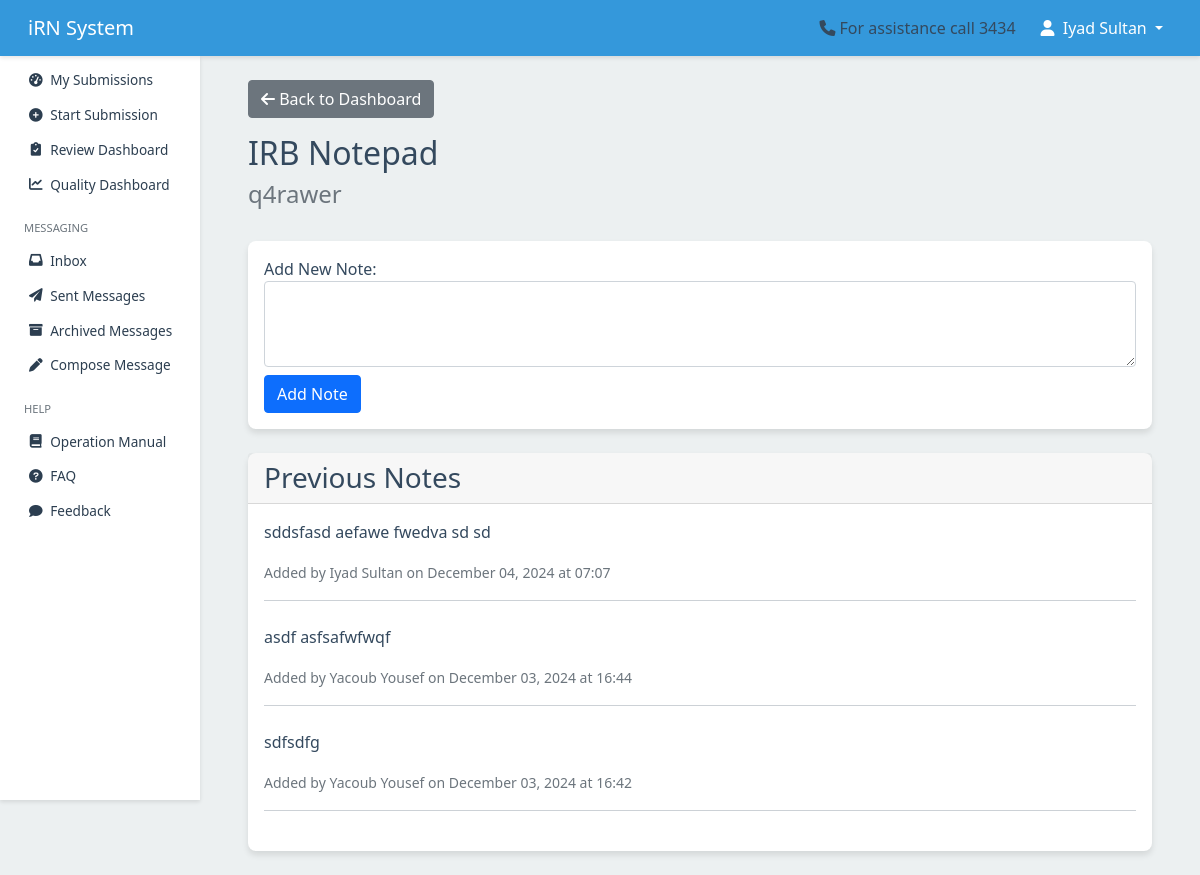
The app's page /review/submission/54/notepad/IRB/ (signed in) with its own data.
### submission/models.py (models this page shows, shortened)
class Submission(models.Model):
    temporary_id = models.AutoField(primary_key=True)
    khcc_number = models.CharField(max_length=20, blank=True, null=True, unique=True)
    title = models.CharField(max_length=255)
    primary_investigator = models.ForeignKey(
        User, related_name='primary_investigations', on_delete=models.CASCADE
    )
    study_type = models.ForeignKey(StudyType, on_delete=models.SET_NULL, null=True)
    status = models.CharField(
        max_length=50,
        choices=get_submission_status_choices,
        default='draft'
    )
    date_created = models.DateTimeField(auto_now_add=True)
    last_modified = models.DateTimeField(auto_now=True)
    date_submitted = models.DateTimeField(blank=True, null=True)
    version = models.PositiveIntegerField(default=1)
    is_locked = models.BooleanField(default=False)
    is_archived = models.BooleanField(default=False)
    archived_at = models.DateTimeField(null=True, blank=True)
    show_in_irb = models.BooleanField(default=False, help_text="Toggle visibility for IRB members")
    show_in_rc = models.BooleanField(default=False, help_text="Toggle visibility for RC members")
    submitted_by = models.ForeignKey(
        User,
        related_name='submitted_submissions',
        on_delete=models.SET_NULL,
        null=True,
        blank=True,
        help_text="User who submitted the submission"
    )

### review/models.py (models this page shows)
class NotepadEntry(models.Model):
    NOTEPAD_TYPES = [
        ('OSAR', 'OSAR'),
        ('IRB', 'IRB'),
        ('RC', 'RC'),
    ]
    submission = models.ForeignKey(Submission, on_delete=models.CASCADE, related_name='notepad_entries')
    notepad_type = models.CharField(max_length=10, choices=NOTEPAD_TYPES)
    text = models.TextField()
    created_by = models.ForeignKey(User, on_delete=models.CASCADE, related_name='created_notes')
    created_at = models.DateTimeField(auto_now_add=True)
    read_by = models.ManyToManyField(User, related_name='read_notes', blank=True)
    class Meta:
        verbose_name = 'Notepad Entry'
        verbose_name_plural = 'Notepad Entries'
        ordering = ['-created_at']
        db_table = 'review_notepad_entry'

### users/models.py (models this page shows, shortened)
class UserProfile(models.Model):
    user = models.OneToOneField(
        User,
        on_delete=models.CASCADE,
        related_name='userprofile'
    )
    institution = models.CharField(
        max_length=255,
        default='King Hussein Cancer Center'
    )
    mobile = models.CharField(
        max_length=20,
        blank=True,
        null=True,
        default='',
        validators=[phone_regex]
    )
    khcc_employee_number = models.CharField(
        max_length=20,
        blank=True,
        null=True,
        unique=True,
        validators=[
            RegexValidator(
                regex=r'^[A-Za-z0-9]+$',
                message='Employee number can only contain letters and numbers.'
            )
        ]
    )
    title = models.CharField(
        max_length=255,
        blank=True,
        null=True
    )
    role = models.CharField(
        max_length=50,
        choices=USER_ROLE_CHOICES,
        blank=True,
        null=True
    )
    groups = models.ManyToManyField(
        Group,
        related_name='user_profiles',
        blank=True
    )
    photo = models.ImageField(
        upload_to='photos/',
        blank=True,
        null=True
    )
    is_approved = models.BooleanField(default=False)
    full_name = models.CharField(
        max_length=255,
        default='',
        help_text='Full name (at least two names required)',
        validators=[validate_full_name]
    )
    class Meta:
        ordering = ['user__username']
        indexes = [
            models.Index(fields=['is_approved']),
            models.Index(fields=['role'])
        ]

### review/views.py (the view, shortened to what this page needs)
@login_required
def view_notepad(request, submission_id, notepad_type):
    if not request.user.groups.filter(name=notepad_type).exists():
        messages.error(request, f"You don't have permission to view {notepad_type} notepad.")
        return redirect('review:review_dashboard')
    submission = get_object_or_404(
        Submission.objects.select_related('primary_investigator__userprofile'),
        pk=submission_id
    )
    try:
        with transaction.atomic():
            notes = NotepadEntry.objects.filter(
                submission=submission,
                notepad_type=notepad_type
            ).select_related(
                'created_by',
                'created_by__userprofile'
            ).prefetch_related(
                'read_by'
            ).order_by('-created_at')
            unread_notes = notes.exclude(read_by=request.user)
            for note in unread_notes:
                note.read_by.add(request.user)
            context = {
                'submission': submission,
                'notes': notes,
                'notepad_type': notepad_type,
                'can_add_notes': True,  # You might want to add additional permission checks here
                'total_notes': notes.count(),
                'unread_count': unread_notes.count()
            }
            return render(request, 'review/view_notepad.html', context)
    except Exception as e:
        messages.error(request, f"An error occurred: {str(e)}")
        return redirect('review:review_dashboard')

### review/templates/review/view_notepad.html (shortened to what this page needs)
{% extends 'base.html' %}
{% load static %}
{% block content %}
<div class="container">
    <div class="row mb-4">
        <div class="col">
            <a href="{% url 'review:review_dashboard' %}" class="btn btn-secondary mb-3">
                <i class="fas fa-arrow-left"></i> Back to Dashboard
            </a>
            <h2>{{ notepad_type }} Notepad</h2>
            <h4 class="text-muted">{{ submission.title }}</h4>
        </div>
    </div>
    <div class="card mb-4">
        <div class="card-body">
            <form method="post">
                <div class="form-group">
                    <label for="note_text">Add New Note:</label>
                    <textarea
                        class="form-control"
                        id="note_text"
                        name="note_text"
                        rows="3"
                        required
                    ></textarea>
                </div>
                <button type="submit" class="btn btn-primary mt-2">Add Note</button>
            </form>
        </div>
    </div>
    <div class="card">
        <div class="card-header">
            <h3 class="card-title mb-0">Previous Notes</h3>
        </div>
        <div class="card-body">
            {% if notes %}
            {% for note in notes %}
            <div class="note-entry mb-4 {% if request.user not in note.read_by.all %}font-weight-bold text-danger{% endif %}">
                <div class="note-content">
                    {{ note.text|linebreaks }}
                </div>
                <div class="note-metadata text-muted">
                    <small>
                        Added by {{ note.created_by.userprofile.full_name }}
                        on {{ note.created_at|date:"F d, Y" }}
                        at {{ note.created_at|time:"H:i" }}
                    </small>
                </div>
                <hr>
            </div>
        {% endfor %}
            {% else %}
                <p class="text-muted">No notes have been added yet.</p>
            {% endif %}
        </div>
    </div>
</div>
{% endblock %}

### users/templates/users/base.html (shortened to what this page needs)
{% load static %}
<!DOCTYPE html>
<html lang="en">
<head>
    {% load static %}
    <link href="https://cdn.jsdelivr.net/npm/bootstrap@5.1.3/dist/css/bootstrap.min.css" rel="stylesheet">
    <link href="https://cdnjs.cloudflare.com/ajax/libs/font-awesome/6.0.0-beta3/css/all.min.css" rel="stylesheet">
    <link href="https://cdn.jsdelivr.net/npm/select2@4.1.0-rc.0/dist/css/select2.min.css" rel="stylesheet">
    <link href="https://cdn.jsdelivr.net/npm/select2-bootstrap-5-theme@1.3.0/dist/select2-bootstrap-5-theme.min.css" rel="stylesheet">
</head>
<body>
    <nav class="navbar navbar-expand-lg navbar-dark">
        <div class="container-fluid">
            <a class="navbar-brand" href="/">iRN System</a>
            <div class="collapse navbar-collapse justify-content-end" id="navbarNav">
                <span class="me-3"><i class="fas fa-phone me-1"></i>For assistance call 3434</span>
                {% if user.is_authenticated %}
                    <ul class="navbar-nav">
                        <li class="nav-item dropdown">
                            <button class="nav-link dropdown-toggle btn btn-link"
                                    id="userDropdown"
                                    data-bs-toggle="dropdown"
                                    aria-expanded="false">
                                <i class="fas fa-user me-1"></i>
                                {{ user.get_full_name|default:user.username }}
                            </button>
                        </li>
                    </ul>
                {% endif %}
            </div>
        </div>
    </nav>
    <div class="container-fluid">
        <div class="row">
            <nav class="sidebar" id="sidebar">
                <div class="position-sticky">
                    <ul class="nav flex-column">
                        <li class="nav-item">
                            <a class="nav-link {% if request.resolver_match.url_name == 'dashboard' %}active{% endif %}"
                               href="{% url 'submission:dashboard' %}">
                                <i class="fas fa-tachometer-alt"></i>
                                <span>My Submissions</span>
                            </a>
                        </li>
                        <li class="nav-item">
                            <a class="nav-link {% if request.resolver_match.url_name == 'start_submission' %}active{% endif %}"
                               href="{% url 'submission:start_submission' %}">
                                <i class="fas fa-plus-circle"></i>
                                <span>Start Submission</span>
                            </a>
                        </li>
                        <li class="nav-item">
                            {% if request.user.groups.all|dictsort:"name"|join:"," in "IRB,OSAR,RC" %}
                            <a class="nav-link {% if request.resolver_match.url_name == 'review_dashboard' %}active{% endif %}"
                               href="{% url 'review:review_dashboard' %}">
                                <i class="fas fa-clipboard-check"></i>
                                <span>Review Dashboard</span>
                            </a>
                            {% endif %}
                        </li>
                        <li class="nav-item">
                            <a href="{% url 'review:quality_dashboard' %}" class="nav-link">
                                <i class="fas fa-chart-line"></i> Quality Dashboard
                            </a>
                        </li>
                        <li class="nav-item mt-3">
                            <div class="sidebar-heading px-3 py-2 text-muted small text-uppercase">
                                Messaging
                            </div>
                        </li>
                        <li class="nav-item">
                            <a class="nav-link {% if request.resolver_match.url_name == 'inbox' %}active{% endif %}"
                               href="{% url 'messaging:inbox' %}">
                                <i class="fas fa-inbox"></i>
                                <span>Inbox</span>
                            </a>
                        </li>
                        <li class="nav-item">
                            <a class="nav-link {% if request.resolver_match.url_name == 'sent_messages' %}active{% endif %}"
                               href="{% url 'messaging:sent_messages' %}">
                                <i class="fas fa-paper-plane"></i>
                                <span>Sent Messages</span>
                            </a>
                        </li>
                        <li class="nav-item">
                            <a class="nav-link {% if request.resolver_match.url_name == 'archived_messages' %}active{% endif %}"
                               href="{% url 'messaging:archived_messages' %}">
                                <i class="fas fa-archive"></i>
                                <span>Archived Messages</span>
                            </a>
                        </li>
                        <li class="nav-item">
                            <a class="nav-link {% if request.resolver_match.url_name == 'compose_message' %}active{% endif %}"
                               href="{% url 'messaging:compose_message' %}">
                                <i class="fas fa-pen"></i>
                                <span>Compose Message</span>
                            </a>
                        </li>
                        <li class="nav-item mt-3">
                            <div class="sidebar-heading px-3 py-2 text-muted small text-uppercase">
                                Help
                            </div>
                        </li>
                        <li class="nav-item">
                            <a class="nav-link" href="{% url 'users:operation_manual' %}" target="_blank">
                                <i class="fas fa-book"></i>
                                <span>Operation Manual</span>
                            </a>
                        </li>
                        <li class="nav-item">
                            <a class="nav-link" href="{% url 'users:faq' %}">
                                <i class="fas fa-question-circle"></i>
                                <span>FAQ</span>
                            </a>
                        </li>
                        <li class="nav-item">
                            <a class="nav-link" href="{% url 'feedback:submit_feedback' %}">
                                <i class="fas fa-comment"></i>
                                <span>Feedback</span>
                            </a>
                        </li>
                    </ul>
                </div>
            </nav>
            <main class="main-content">
                {% block content %}{% endblock %}
            </main>
        </div>
    </div>
</body>
</html>

### users/templates/users/base.html (style rules this page uses)
:root { --primary-color: #3498db; --secondary-color: #2c3e50; --background-color: #ecf0f1; --text-color: #34495e; --sidebar-width: 200px; --navbar-height: 56px; --shadow-sm: 0 2px 4px rgba(0,0,0,.1); --shadow-md: 0 4px 6px rgba(0,0,0,.1); --transition-default: all 0.3s ease; }
body { font-family: 'Segoe UI', Tahoma, Geneva, Verdana, sans-serif; background-color: var(--background-color); color: var(--text-color); min-height: 100vh; padding-top: var(--navbar-height); }
.navbar { background-color: var(--primary-color); box-shadow: var(--shadow-sm); height: var(--navbar-height); padding: 0 1rem; z-index: 1030; position: fixed; top: 0; right: 0; left: 0; }
.navbar-brand, .navbar-nav .nav-link { color: white !important; }
.sidebar { position: fixed; top: var(--navbar-height); left: 0; width: var(--sidebar-width); height: calc(100vh - var(--navbar-height)); background-color: white; box-shadow: var(--shadow-sm); padding-top: 0.5rem; z-index: 1020; overflow-y: auto; }
.sidebar .nav-link { color: var(--secondary-color); padding: 0.4rem 0.75rem; border-left: 3px solid transparent; transition: var(--transition-default); display: flex; align-items: center; gap: 0.35rem; font-size: 0.85rem; margin-bottom: 0.1rem; }
.sidebar .nav-link i { width: 1.1rem; text-align: center; }
.sidebar-heading { padding: 0.3rem 0.75rem !important; margin-bottom: 0.2rem !important; font-size: 0.7rem !important; }
.sidebar .nav-item.mt-3 { margin-top: 0.75rem !important; }
.main-content { margin-left: var(--sidebar-width); padding: 1.5rem; min-height: calc(100vh - var(--navbar-height)); width: calc(100% - var(--sidebar-width)); }
.card { box-shadow: var(--shadow-md); border: none; border-radius: 0.5rem; }

### records on screen
Submission: title "q4rawer"
NotepadEntry: text "sddsfasd aefawe fwedva sd sd", created_by.userprofile.full_name "Iyad Sultan", created_at "December 04, 2024", created_at "07:07"
NotepadEntry: text "asdf asfsafwfwqf", created_by.userprofile.full_name "Yacoub Yousef", created_at "December 03, 2024", created_at "16:44"
NotepadEntry: text "sdfsdfg", created_by.userprofile.full_name "Yacoub Yousef", created_at "December 03, 2024", created_at "16:42"

### other values on screen
{{ user.get_full_name|default:user.username }} "Iyad Sultan"
{{ notepad_type }} "IRB"
